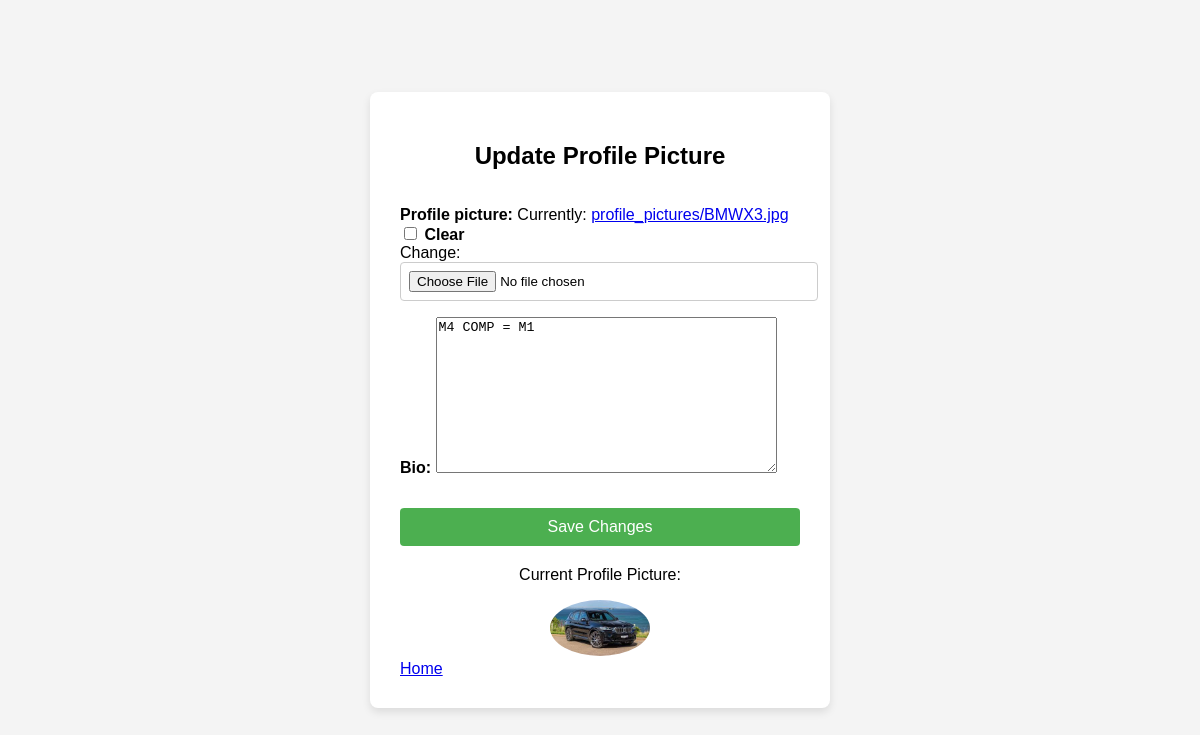
Page /userprofile/update-picture/ (signed in) on the committed database.
### userprofile/models.py (models this page shows, shortened)
class Profile(models.Model):
    user = models.OneToOneField(User, on_delete=models.CASCADE)
    profile_picture = models.ImageField(upload_to='profile_pictures/', blank=True, null=True)
    bio = models.TextField(blank=True, null=True)

### app/models.py (models this page shows, shortened)
class CustomUser(AbstractBaseUser, PermissionsMixin):
    username = models.CharField(unique=True, max_length=150)
    email = models.EmailField(unique=True)
    first_name = models.CharField(max_length=100)
    last_name = models.CharField(max_length=100)
    is_active = models.BooleanField(default=True)
    is_staff = models.BooleanField(default=False)
    ROLE_CHOICES = [
        ('admin', 'Admin'),
        ('manager', 'Manager'),
        ('user', 'User'),
    ]
    role = models.CharField(max_length=20, choices=ROLE_CHOICES, default='user')
    SUB_ROLE_CHOICES = [
        ('none', 'None'),
        ('user-access-to-all-users-with-role-user', 'User Access to All Users with Role User'),
        ('manager-access-to-all-users-with-role-manager', 'user Access to All Users with Role Manager'),
    ]
    sub_role = models.CharField(max_length=255, choices=SUB_ROLE_CHOICES, default='none')
    objects = CustomUserManager()
    profile_image = models.ImageField(upload_to='profile_images/', blank=True, null=True)
    USERNAME_FIELD = 'username'
    REQUIRED_FIELDS = ['email', 'first_name', 'last_name']
    class Meta:
        verbose_name = 'User'
        verbose_name_plural = 'Users'

### userprofile/views.py (the view)
# urls.py: path('update-picture/', views.update_profile_picture, name='update_profile_picture'),
@login_required
def update_profile_picture(request):
    if request.method == 'POST' and request.FILES:  # Check if there are any files
        form = ProfileForm(request.POST, request.FILES, instance=request.user.profile)
        if form.is_valid():
            form.save()
            profile_picture_name = request.user.profile.profile_picture.name if request.user.profile.profile_picture else None
            return render(request, 'userprofile/update_picture.html', {'form': form, 'profile_picture_name': profile_picture_name})
        else:
            print(form.errors)  # Print form errors to debug
    else:
        form = ProfileForm(instance=request.user.profile)
        profile_picture_name = request.user.profile.profile_picture.name if request.user.profile.profile_picture else None
    return render(request, 'userprofile/update_picture.html', {'form': form, 'profile_picture_name': profile_picture_name})

### userprofile/forms.py
class ProfileForm(forms.ModelForm):
    class Meta:
        model = Profile
        fields = ['profile_picture', 'bio']

### app/templates/userprofile/update_picture.html (shortened to what this page needs)
{% load static %}
<!DOCTYPE html>
<html lang="en">
<head>
    <link rel="stylesheet" href="{% static 'css/profile_update.css' %}">
</head>
<body>
    <div class="container">
        <h2>Update Profile Picture</h2>
        <form method="POST" enctype="multipart/form-data">
            <div class="form-group">
                {{ form.as_p }}
            </div>
            <button type="submit">Save Changes</button>
        </form>
        {% if user.profile.profile_picture %}
            <div class="profile-picture">
                <p>Current Profile Picture:</p>
                <img src="{{ user.profile.profile_picture.url }}" alt="Profile Picture">
            </div>
        {% endif %}
        <div class="home-button">
            <a href="{% url 'homepage' %}" class="home-link">Home</a>
        </div>
    </div>
</body>
</html>

### app/static/css/profile_update.css (style rules this page uses)
body { font-family: Arial, sans-serif; background-color: #f4f4f4; margin: 0; padding: 0; display: flex; justify-content: center; align-items: center; height: 100vh; }
.container { background-color: white; padding: 30px; border-radius: 8px; box-shadow: 0 4px 8px rgba(0, 0, 0, 0.1); width: 100%; max-width: 400px; }
h2 { text-align: center; margin-bottom: 20px; }
form { display: flex; flex-direction: column; }
.form-group { margin-bottom: 15px; }
label { font-weight: bold; margin-bottom: 5px; }
input[type="file"] { padding: 8px; border: 1px solid #ccc; border-radius: 4px; width: 100%; }
button { background-color: #4CAF50; color: white; border: none; padding: 10px; font-size: 16px; border-radius: 4px; cursor: pointer; transition: background-color 0.3s; }
.profile-picture { margin-top: 20px; text-align: center; }
.profile-picture img { border-radius: 50%; max-width: 100px; height: auto; }

### rows in the picture
Profile: bio "M4 COMP = M1"
CustomUser: profile.profile_picture (picture)
